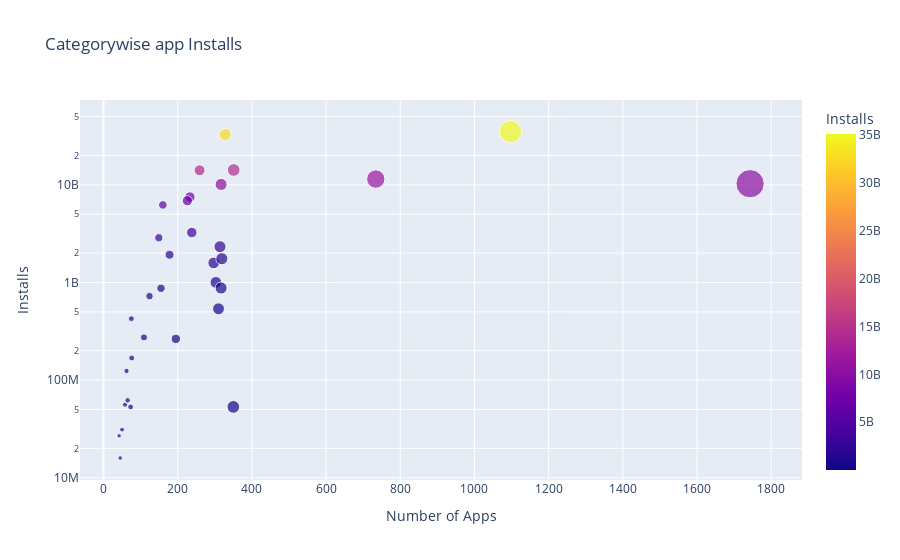

Notebook source saved alongside this figure:
### Code cell
scattar = px.scatter(cat_merge,x="App",y="Installs",size="App", title="Categorywise app Installs", color="Installs", hover_name=cat_merge.index)
scattar.update_layout(xaxis_title="Number of Apps", yaxis_title="Installs",yaxis = dict(type="log"))
scattar.show()

### Figure 1 — Plotly figure (JSON) as saved in the notebook; plotly's stock layout.template omitted (floating-point values rounded to 4 significant figures)
{"data": [{"hovertemplate": "<b>%{hovertext}</b><br><br>App=%{marker.size}<br>Installs=%{marker.color}<extra></extra>", "hovertext": ["ART_AND_DESIGN", "AUTO_AND_VEHICLES", "BEAUTY", "BOOKS_AND_REFERENCE", "BUSINESS", "COMICS", "COMMUNICATION", "DATING", "EDUCATION", "ENTERTAINMENT", "EVENTS", "FAMILY", "FINANCE", "FOOD_AND_DRINK", "GAME", "HEALTH_AND_FITNESS", "HOUSE_AND_HOME", "LIBRARIES_AND_DEMO", "LIFESTYLE", "MAPS_AND_NAVIGATION", "MEDICAL", "NEWS_AND_MAGAZINES", "PARENTING", "PERSONALIZATION", "PHOTOGRAPHY", "PRODUCTIVITY", "SHOPPING", "SOCIAL", "SPORTS", "TOOLS", "TRAVEL_AND_LOCAL", "VIDEO_PLAYERS", "WEATHER"], "legendgroup": "", "marker": {"color": [124233100, 53129800, 26916200, 1921291655, 1001768120, 56036100, 32647241530, 264295110, 871352000, 2869160000, 15949410, 10257676490, 876549400, 273777750, 35085862717, 1583056220, 168582000, 62083000, 537431120, 724267560, 53205576, 7496210650, 31116110, 2325352930, 10088243130, 14176070180, 3247831540, 14069841475, 1751131465, 11450724500, 6868859300, 6221897200, 426096500], "coloraxis": "coloraxis", "size": [62, 73, 42, 178, 303, 58, 328, 195, 155, 149, 45, 1743, 317, 109, 1097, 297, 76, 65, 310, 124, 350, 233, 50, 314, 317, 351, 238, 259, 319, 734, 226, 160, 75], "sizemode": "area", "sizeref": 4.357, "symbol": "circle"}, "mode": "markers", "name": "", "orientation": "v", "showlegend": false, "type": "scatter", "x": [62, 73, 42, 178, 303, 58, 328, 195, 155, 149, 45, 1743, 317, 109, 1097, 297, 76, 65, 310, 124, 350, 233, 50, 314, 317, 351, 238, 259, 319, 734, 226, 160, 75], "xaxis": "x", "y": [124233100, 53129800, 26916200, 1921291655, 1001768120, 56036100, 32647241530, 264295110, 871352000, 2869160000, 15949410, 10257676490, 876549400, 273777750, 35085862717, 1583056220, 168582000, 62083000, 537431120, 724267560, 53205576, 7496210650, 31116110, 2325352930, 10088243130, 14176070180, 3247831540, 14069841475, 1751131465, 11450724500, 6868859300, 6221897200, 426096500], "yaxis": "y"}], "layout": {"coloraxis": {"colorbar": {"title": {"text": "Installs"}}, "colorscale": [[0, "#0d0887"], [0.1111, "#46039f"], [0.2222, "#7201a8"], [0.3333, "#9c179e"], [0.4444, "#bd3786"], [0.5556, "#d8576b"], [0.6667, "#ed7953"], [0.7778, "#fb9f3a"], [0.8889, "#fdca26"], [1, "#f0f921"]]}, "legend": {"itemsizing": "constant", "tracegroupgap": 0}, "title": {"text": "Categorywise app Installs"}, "xaxis": {"anchor": "y", "domain": [0, 1], "title": {"text": "Number of Apps"}}, "yaxis": {"anchor": "x", "domain": [0, 1], "title": {"text": "Installs"}, "type": "log"}}}
